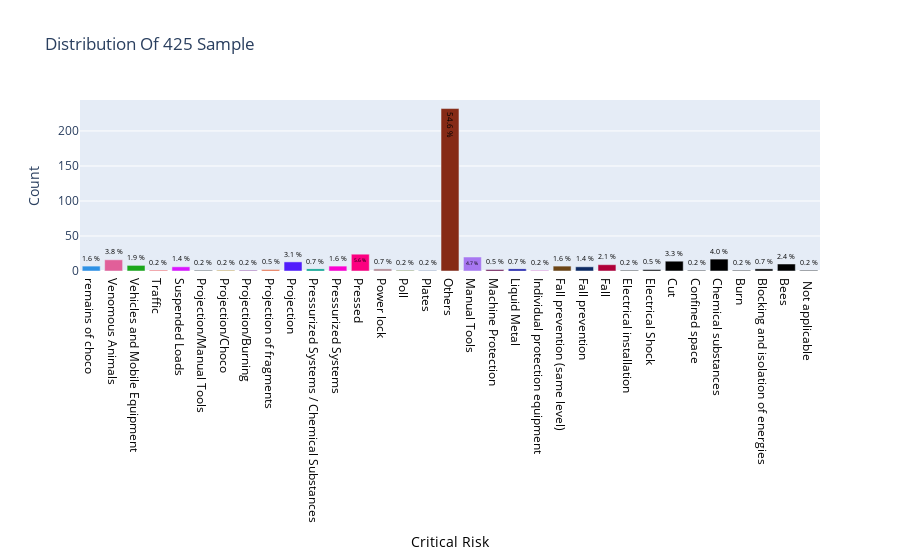

The code cell stored with this chart in its notebook:
### Markdown cell above
### Critical Risk:

### Code cell
data = df2['Critical Risk'].value_counts().sort_index(ascending=False)
trace = go.Bar(x = data.index,
               text = ['{:.1f} %'.format(val) for val in (data.values / df2.shape[0] * 100)],
               textposition = 'auto',
               textfont = dict(color = '#000000'),
               y = data.values,
               marker_color=px.colors.qualitative.Dark24,
               
               )
# Create layout
layout = dict(title = 'Distribution Of {} Sample'.format(df2.shape[0]),
              xaxis = dict(title = 'Critical Risk',color = '#000000'),
              yaxis = dict(title = 'Count'))
# Create plot
fig = go.Figure(data=[trace], layout=layout)
fig.show(renderer="colab")
iplot(fig)

### Figure 1 — Plotly figure (JSON) as saved in the notebook; plotly's stock layout.template omitted (floating-point values rounded to 4 significant figures)
{"data": [{"textposition": "auto", "textfont": {"color": "#000000"}, "text": ["1.6 %", "3.8 %", "1.9 %", "0.2 %", "1.4 %", "0.2 %", "0.2 %", "0.2 %", "0.5 %", "3.1 %", "0.7 %", "1.6 %", "5.6 %", "0.7 %", "0.2 %", "0.2 %", "54.6 %", "4.7 %", "0.5 %", "0.7 %", "0.2 %", "1.6 %", "1.4 %", "2.1 %", "0.2 %", "0.5 %", "3.3 %", "0.2 %", "4.0 %", "0.2 %", "0.7 %", "2.4 %", "0.2 %"], "y": [7, 16, 8, 1, 6, 1, 1, 1, 2, 13, 3, 7, 24, 3, 1, 1, 232, 20, 2, 3, 1, 7, 6, 9, 1, 2, 14, 1, 17, 1, 3, 10, 1], "marker": {"color": ["#2E91E5", "#E15F99", "#1CA71C", "#FB0D0D", "#DA16FF", "#222A2A", "#B68100", "#750D86", "#EB663B", "#511CFB", "#00A08B", "#FB00D1", "#FC0080", "#B2828D", "#6C7C32", "#778AAE", "#862A16", "#A777F1", "#620042", "#1616A7", "#DA60CA", "#6C4516", "#0D2A63", "#AF0038"]}, "x": ["remains of choco", "Venomous Animals", "Vehicles and Mobile Equipment", "Traffic", "Suspended Loads", "Projection/Manual Tools", "Projection/Choco", "Projection/Burning", "Projection of fragments", "Projection", "Pressurized Systems / Chemical Substances", "Pressurized Systems", "Pressed", "Power lock", "Poll", "Plates", "Others", "Manual Tools", "Machine Protection", "Liquid Metal", "Individual protection equipment", "Fall prevention (same level)", "Fall prevention", "Fall", "Electrical installation", "Electrical Shock", "Cut", "Confined space", "Chemical substances", "Burn", "Blocking and isolation of energies", "Bees", "\nNot applicable"], "type": "bar"}], "layout": {"yaxis": {"title": {"text": "Count"}}, "xaxis": {"color": "#000000", "title": {"text": "Critical Risk"}}, "title": {"text": "Distribution Of 425 Sample"}}}
